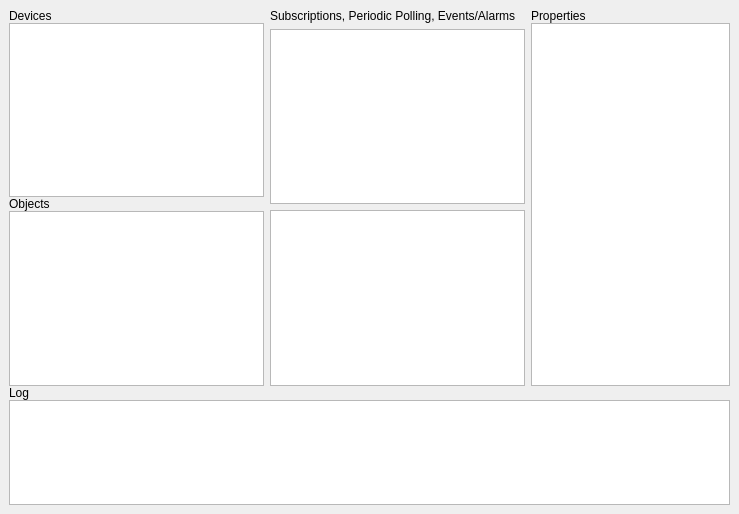
<?xml version="1.0" encoding="UTF-8"?>
<ui version="4.0">
 <class>main</class>
 <widget class="QWidget" name="main">
  <property name="geometry">
   <rect>
    <x>0</x>
    <y>0</y>
    <width>739</width>
    <height>514</height>
   </rect>
  </property>
  <property name="windowTitle">
   <string>Form</string>
  </property>
  <layout class="QGridLayout" name="gridLayout">
   <item row="0" column="0">
    <layout class="QVBoxLayout" name="verticalLayout_5">
     <property name="spacing">
      <number>0</number>
     </property>
     <item>
      <layout class="QHBoxLayout" name="horizontalLayout">
       <property name="spacing">
        <number>6</number>
       </property>
       <item>
        <layout class="QVBoxLayout" name="verticalLayout">
         <property name="spacing">
          <number>0</number>
         </property>
         <item>
          <widget class="QLabel" name="Devices">
           <property name="text">
            <string>Devices</string>
           </property>
          </widget>
         </item>
         <item>
          <widget class="QTreeView" name="treeView_2"/>
         </item>
         <item>
          <widget class="QLabel" name="Objects">
           <property name="text">
            <string>Objects</string>
           </property>
          </widget>
         </item>
         <item>
          <widget class="QTreeView" name="treeView">
           <attribute name="headerVisible">
            <bool>true</bool>
           </attribute>
          </widget>
         </item>
        </layout>
       </item>
       <item>
        <layout class="QVBoxLayout" name="verticalLayout_2">
         <property name="spacing">
          <number>6</number>
         </property>
         <item>
          <widget class="QLabel" name="Subscriptions">
           <property name="text">
            <string>Subscriptions, Periodic Polling, Events/Alarms</string>
           </property>
          </widget>
         </item>
         <item>
          <widget class="QTableWidget" name="tableWidget"/>
         </item>
         <item>
          <widget class="QGraphicsView" name="graphicsView"/>
         </item>
        </layout>
       </item>
       <item>
        <layout class="QVBoxLayout" name="verticalLayout_4">
         <property name="spacing">
          <number>0</number>
         </property>
         <item>
          <widget class="QLabel" name="Properties">
           <property name="text">
            <string>Properties</string>
           </property>
          </widget>
         </item>
         <item>
          <widget class="QListWidget" name="listWidget">
           <property name="sizePolicy">
            <sizepolicy hsizetype="Expanding" vsizetype="Expanding">
             <horstretch>0</horstretch>
             <verstretch>0</verstretch>
            </sizepolicy>
           </property>
           <property name="maximumSize">
            <size>
             <width>200</width>
             <height>16777215</height>
            </size>
           </property>
           <property name="autoFillBackground">
            <bool>false</bool>
           </property>
          </widget>
         </item>
        </layout>
       </item>
      </layout>
     </item>
     <item>
      <layout class="QVBoxLayout" name="verticalLayout_3">
       <property name="spacing">
        <number>0</number>
       </property>
       <item>
        <widget class="QLabel" name="Log">
         <property name="sizePolicy">
          <sizepolicy hsizetype="Fixed" vsizetype="Fixed">
           <horstretch>0</horstretch>
           <verstretch>0</verstretch>
          </sizepolicy>
         </property>
         <property name="text">
          <string>Log</string>
         </property>
        </widget>
       </item>
       <item>
        <widget class="QTextBrowser" name="textBrowser">
         <property name="maximumSize">
          <size>
           <width>1500</width>
           <height>140</height>
          </size>
         </property>
        </widget>
       </item>
      </layout>
     </item>
    </layout>
   </item>
  </layout>
 </widget>
 <layoutdefault spacing="6" margin="9"/>
 <resources>
  <include location="pic/resources.qrc"/>
 </resources>
 <connections/>
 <designerdata>
  <property name="gridDeltaX">
   <number>10</number>
  </property>
  <property name="gridDeltaY">
   <number>10</number>
  </property>
  <property name="gridSnapX">
   <bool>true</bool>
  </property>
  <property name="gridSnapY">
   <bool>true</bool>
  </property>
  <property name="gridVisible">
   <bool>true</bool>
  </property>
 </designerdata>
</ui>
